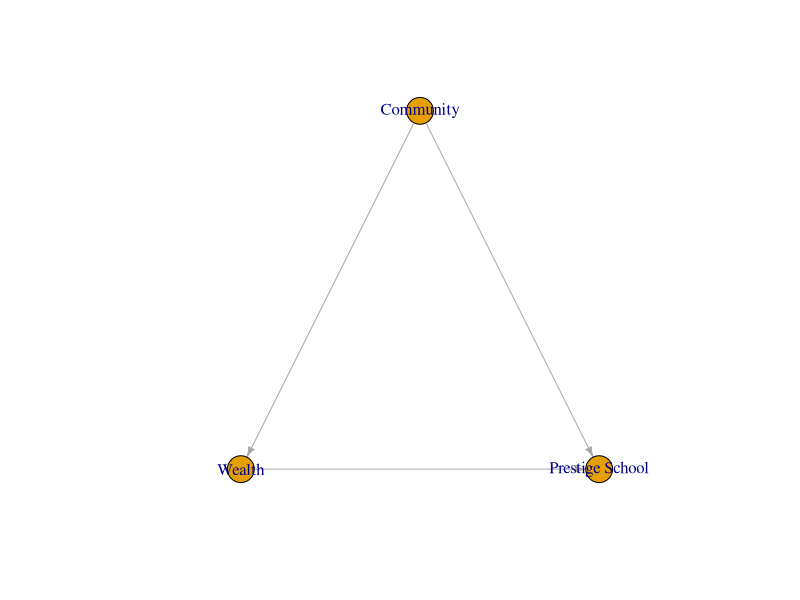
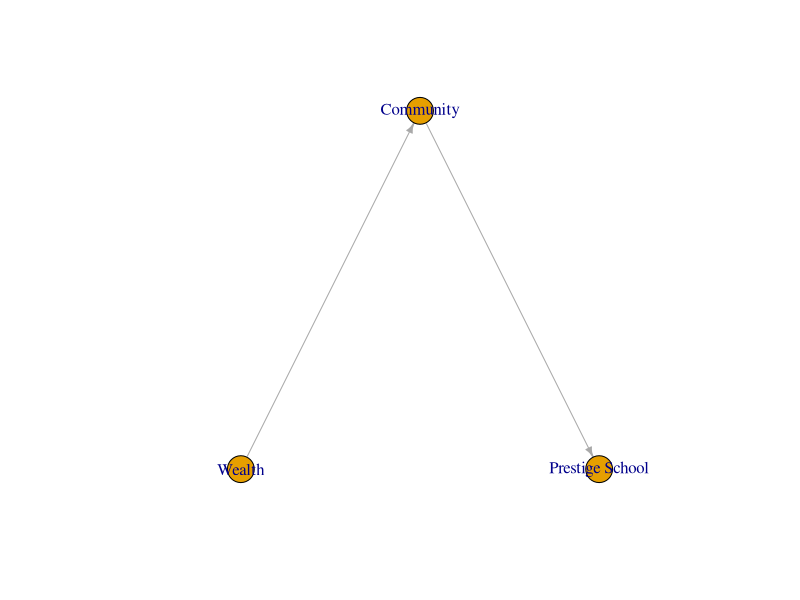

Recreate these plots in R, in order. (Note: this script raises an error after producing the figures.)
## ---- chunk 1
library(igraph)

edges <- c("Community", "Wealth", "Community", "Prestige School", "Wealth", "Prestige School")
dag <- graph(edges, directed = TRUE)

# coordinates
layout <- matrix(c(0, 1, -1, 0, 1, 0), ncol = 2, byrow = TRUE)

# plot
plot(dag, layout = layout, edge.arrow.size = 0.5, vertex.size = 15)
## ---- chunk 2
edges <- c("Wealth", "Community", "Community", "Prestige School")
dag <- graph(edges, directed = TRUE)

layout <- matrix(c(0, 0, 1, 1, 2, 0), ncol = 2, byrow = TRUE)

plot(dag, layout = layout, edge.arrow.size = 0.5, vertex.size = 15)
## ---- chunk 3
df = read_excel("data/masterdata1.xlsx")

ggplot(dat, 
       aes(x= AverageCompositeScore, 
           y= FirstChoicepercent,
           color = SchoolType)) +
  geom_point(aes(size = TotalStudents) ,alpha=0.5)+
  scale_size(range = c(.1, 15), name="Number of Students")+
  scale_fill_viridis(discrete=TRUE, guide=FALSE, option="A") +
  theme_ipsum() +
  theme(legend.position="right") +
  ylab("Proportion Passing for First Choice School") +
  xlab("Average Composite Score")+
  theme(legend.position = "none")
